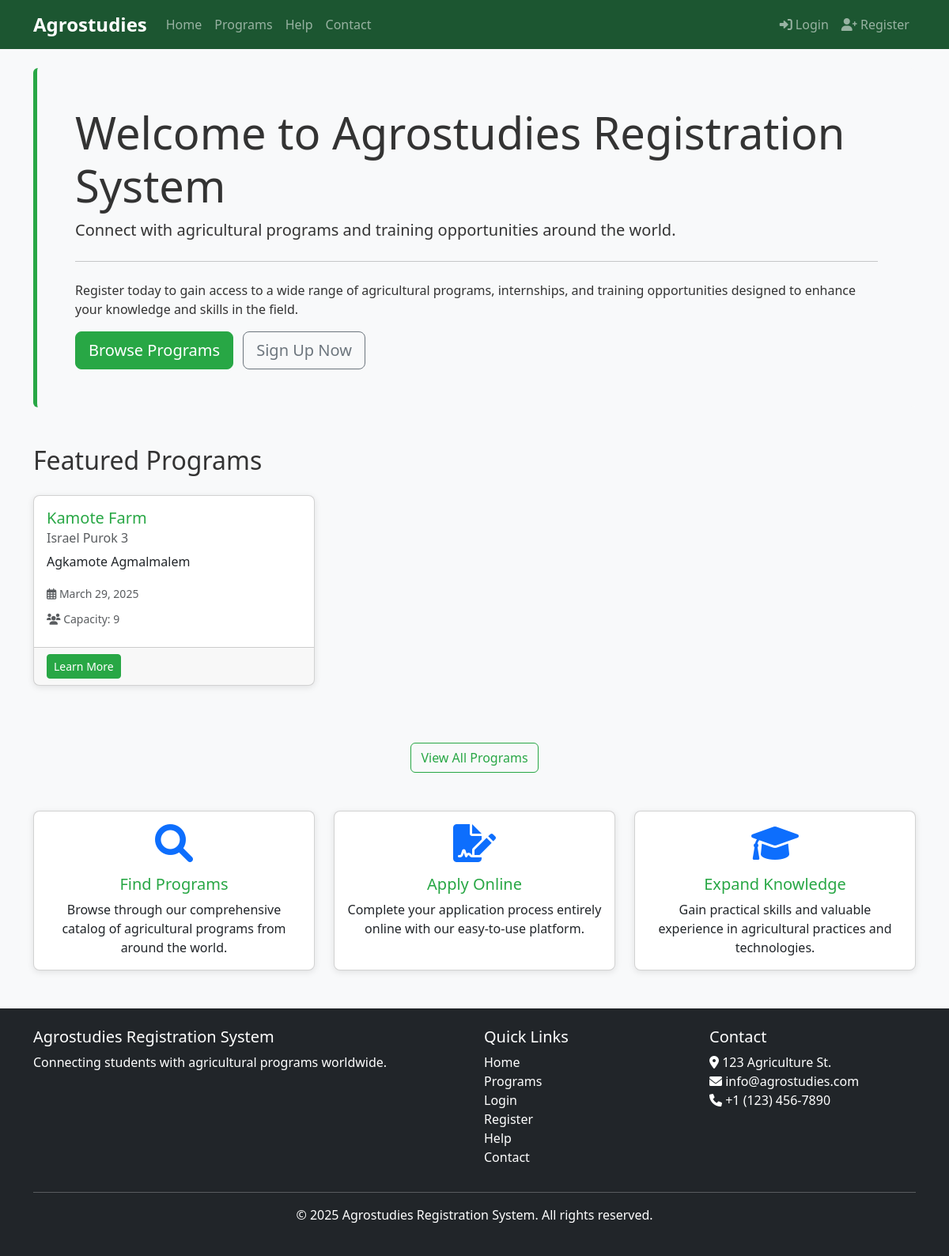
/, run on an earlier commit of the app's database.
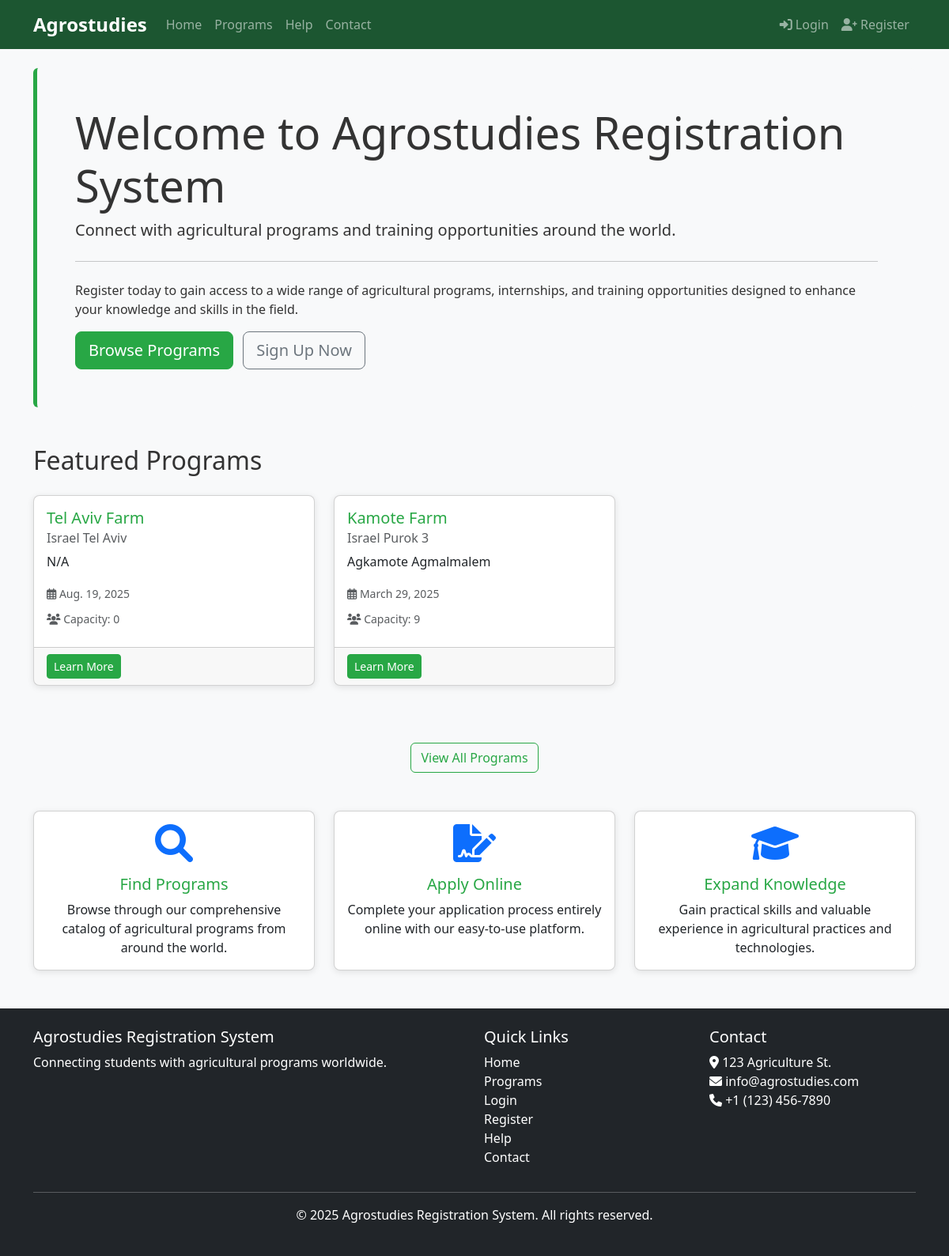
And on a later commit of the database.
### core/models.py (models this page shows, shortened)
class AgricultureProgram(models.Model):
    title = models.CharField(max_length=200)
    description = models.TextField()
    start_date = models.DateField()
    location = models.CharField(max_length=100)
    capacity = models.PositiveIntegerField()
    created_at = models.DateTimeField(auto_now_add=True)
    updated_at = models.DateTimeField(auto_now=True)

### core/views.py (the view)
# urls.py: path('', views.index, name='index'),
def index(request):
    programs = AgricultureProgram.objects.all().order_by('-start_date')[:5]
    return render(request, 'index.html', {'programs': programs})

### core/context_processors.py (called while the page is built)
def notification_count(request):
    if request.user.is_authenticated:
        unread_count = Notification.objects.filter(user=request.user, read=False).count()
        return {
            'unread_notifications_count': unread_count
        }
    return {
        'unread_notifications_count': 0
    }

### templates/index.html (shortened to what this page needs)
{% extends 'base.html' %}
{% block content %}
<div class="jumbotron bg-light p-5 rounded">
    <h1 class="display-4">Welcome to Agrostudies Registration System</h1>
    <p class="lead">
        Connect with agricultural programs and training opportunities around the world.
    </p>
    <hr class="my-4">
    <p>
        Register today to gain access to a wide range of agricultural programs, internships,
        and training opportunities designed to enhance your knowledge and skills in the field.
    </p>
    <a class="btn btn-primary btn-lg" href="{% url 'program_list' %}" role="button">
        Browse Programs
    </a>
    {% if not user.is_authenticated %}
    <a class="btn btn-outline-secondary btn-lg ms-2" href="#" id="registerModalLink" data-bs-toggle="modal" data-bs-target="#registerModal" role="button">
        Sign Up Now
    </a>
    {% endif %}
</div>
<div class="row mt-5">
    <div class="col-md-12">
        <h2 class="mb-4">Featured Programs</h2>
    </div>
</div>
<div class="row">
    {% for program in programs %}
    <div class="col-md-4 mb-4">
        <div class="card h-100">
            <div class="card-body">
                <h5 class="card-title">{{ program.title }}</h5>
                <h6 class="card-subtitle mb-2 text-muted">{{ program.location }}</h6>
                <p class="card-text">
                    {{ program.description|truncatewords:20 }}
                </p>
                <div class="mb-2">
                    <small class="text-muted">
                        <i class="far fa-calendar-alt"></i> {{ program.start_date }}
                    </small>
                </div>
                <div class="mb-2">
                    <small class="text-muted">
                        <i class="fas fa-users"></i> Capacity: {{ program.capacity }}
                    </small>
                </div>
            </div>
            <div class="card-footer">
                <a href="{% url 'program_detail' program.id %}" class="btn btn-sm btn-primary">Learn More</a>
            </div>
        </div>
    </div>
    {% empty %}
    <div class="col-12">
        <div class="alert alert-info">
            No programs available at the moment. Please check back later.
        </div>
    </div>
    {% endfor %}
</div>
<div class="row mt-5">
    <div class="col-md-12 text-center">
        <a href="{% url 'program_list' %}" class="btn btn-outline-primary">
            View All Programs
        </a>
    </div>
</div>
<div class="row mt-5">
    <div class="col-md-4">
        <div class="card text-center h-100">
            <div class="card-body">
                <i class="fas fa-search fa-3x mb-3 text-primary"></i>
                <h5 class="card-title">Find Programs</h5>
                <p class="card-text">
                    Browse through our comprehensive catalog of agricultural programs from around the world.
                </p>
            </div>
        </div>
    </div>
    <div class="col-md-4">
        <div class="card text-center h-100">
            <div class="card-body">
                <i class="fas fa-file-signature fa-3x mb-3 text-primary"></i>
                <h5 class="card-title">Apply Online</h5>
                <p class="card-text">
                    Complete your application process entirely online with our easy-to-use platform.
                </p>
            </div>
        </div>
    </div>
    <div class="col-md-4">
        <div class="card text-center h-100">
            <div class="card-body">
                <i class="fas fa-graduation-cap fa-3x mb-3 text-primary"></i>
                <h5 class="card-title">Expand Knowledge</h5>
                <p class="card-text">
                    Gain practical skills and valuable experience in agricultural practices and technologies.
                </p>
            </div>
        </div>
    </div>
</div>
{% endblock %}

### templates/base.html (shortened to what this page needs)
<!DOCTYPE html>
<html lang="en">
<head>
    <link href="https://cdn.jsdelivr.net/npm/bootstrap@5.3.0/dist/css/bootstrap.min.css" rel="stylesheet">
    <link rel="stylesheet" href="https://cdnjs.cloudflare.com/ajax/libs/font-awesome/6.0.0/css/all.min.css">
    <link rel="stylesheet" href="/static/css/main.css">
    <link rel="stylesheet" href="/static/css/modal-animations.css">
</head>
<body>
    <nav class="navbar navbar-expand-lg navbar-dark bg-dark">
        <div class="container">
            <a class="navbar-brand" href="{% url 'index' %}">Agrostudies</a>
            <div class="collapse navbar-collapse" id="navbarNav">
                <ul class="navbar-nav me-auto">
                    <li class="nav-item">
                        <a class="nav-link" href="{% url 'index' %}">Home</a>
                    </li>
                    <li class="nav-item">
                        <a class="nav-link" href="{% url 'program_list' %}">Programs</a>
                    </li>
                    <li class="nav-item">
                        <a class="nav-link" href="{% url 'help' %}">Help</a>
                    </li>
                    <li class="nav-item">
                        <a class="nav-link" href="{% url 'contact' %}">Contact</a>
                    </li>
                </ul>
                <ul class="navbar-nav ms-auto">
                    {% if user.is_authenticated %}
                        <li class="nav-item dropdown">
                            <a class="nav-link" href="#" id="notificationDropdown" role="button" data-bs-toggle="dropdown" aria-expanded="false">
                                <i class="fas fa-bell"></i>
                                {% if unread_notifications_count > 0 %}
                                    <span class="badge rounded-pill bg-danger">{{ unread_notifications_count }}</span>
                                {% endif %}
                            </a>
                            <div class="dropdown-menu dropdown-menu-end notification-dropdown shadow" aria-labelledby="notificationDropdown" style="width: 350px; max-height: 500px; overflow-y: auto;">
                                <div class="dropdown-header bg-primary text-white p-2 d-flex justify-content-between align-items-center">
                                    <h6 class="mb-0"><i class="fas fa-bell me-2"></i>Notifications</h6>
                                    <a href="{% url 'mark_all_read' %}" class="text-white text-decoration-none small">
                                        <i class="fas fa-check-double me-1"></i>Mark all as read
                                    </a>
                                </div>
                                <div id="notificationList">
                                    <div class="text-center p-3">
                                        <div class="spinner-border spinner-border-sm text-primary" role="status">
                                            <span class="visually-hidden">Loading...</span>
                                        </div>
                                        <p class="mb-0 small">Loading notifications...</p>
                                    </div>
                                </div>
                                <div class="dropdown-divider"></div>
                                <div class="dropdown-footer bg-light p-2 text-center">
                                    <a href="#" id="clearAllNotifications" class="text-decoration-none small text-danger">
                                        <i class="fas fa-trash-alt me-1"></i>Clear all
                                    </a>
                                </div>
                            </div>
                        </li>
                        <li class="nav-item">
                            <a class="nav-link" href="{% url 'profile' %}">
                                <i class="fas fa-user"></i> {{ user.username }}
                            </a>
                        </li>
                        {% if user.is_staff %}
                        <li class="nav-item">
                            <a class="nav-link" href="{% url 'admin:index' %}">
                                <i class="fas fa-cog"></i> Settings
                            </a>
                        </li>
                        {% endif %}
                        <li class="nav-item">
                            <a class="nav-link" href="{% url 'logout' %}">
                                <i class="fas fa-sign-out-alt"></i> Logout
                            </a>
                        </li>
                    {% else %}
                        <li class="nav-item">
                            <a class="nav-link" href="#" id="loginModalLink" data-bs-toggle="modal" data-bs-target="#loginModal">
                                <i class="fas fa-sign-in-alt"></i> Login
                            </a>
                        </li>
                        <li class="nav-item">
                            <a class="nav-link" href="#" id="registerModalLink" data-bs-toggle="modal" data-bs-target="#registerModal">
                                <i class="fas fa-user-plus"></i> Register
                            </a>
                        </li>
                    {% endif %}
                </ul>
            </div>
        </div>
    </nav>
    <main class="container my-4">
        {% block content %}{% endblock %}
    </main>
    <footer class="bg-dark text-white py-4 mt-5">
        <div class="container">
            <div class="row">
                <div class="col-md-6">
                    <h5>Agrostudies Registration System</h5>
                    <p>Connecting students with agricultural programs worldwide.</p>
                </div>
                <div class="col-md-3">
                    <h5>Quick Links</h5>
                    <ul class="list-unstyled">
                        <li><a href="{% url 'index' %}" class="text-white">Home</a></li>
                        <li><a href="{% url 'program_list' %}" class="text-white">Programs</a></li>
                        {% if user.is_authenticated %}
                            <li><a href="{% url 'profile' %}" class="text-white">My Profile</a></li>
                        {% else %}
                            <li><a href="#" data-bs-toggle="modal" data-bs-target="#loginModal" class="text-white">Login</a></li>
                            <li><a href="#" data-bs-toggle="modal" data-bs-target="#registerModal" class="text-white">Register</a></li>
                        {% endif %}
                        <li><a href="{% url 'help' %}" class="text-white">Help</a></li>
                        <li><a href="{% url 'contact' %}" class="text-white">Contact</a></li>
                    </ul>
                </div>
                <div class="col-md-3">
                    <h5>Contact</h5>
                    <address>
                        <i class="fas fa-map-marker-alt"></i> 123 Agriculture St.<br>
                        <i class="fas fa-envelope"></i> info@agrostudies.com<br>
                        <i class="fas fa-phone"></i> +1 (123) 456-7890
                    </address>
                </div>
            </div>
            <hr>
            <div class="text-center">
                <p>&copy; {% now "Y" %} Agrostudies Registration System. All rights reserved.</p>
            </div>
        </div>
    </footer>
</body>
</html>

### static/css/main.css (style rules this page uses)
body { font-family: 'Segoe UI', Tahoma, Geneva, Verdana, sans-serif; background-color: #f8f9fa; color: #333; }
a { color: #28a745; text-decoration: none; }
.btn-primary { background-color: #28a745; border-color: #28a745; }
.btn-outline-primary { color: #28a745; border-color: #28a745; }
.navbar-dark { background-color: #1c5631 !important; }
.navbar-brand { font-weight: bold; font-size: 1.5rem; }
.card { border-radius: 8px; box-shadow: 0 2px 8px rgba(0,0,0,0.1); transition: transform 0.3s ease; }
.card-title { color: #28a745; }
footer { background-color: #1c5631 !important; }
footer a { transition: opacity 0.2s ease; }
.jumbotron { background-color: #e9f9ef; border-left: 5px solid #28a745; }

What changed in the data, as far as the page shows it:
added AgricultureProgram: title "Tel Aviv Farm", location "Israel Tel Aviv", description "N/A", start_date "Aug. 19, 2025", capacity "0"
